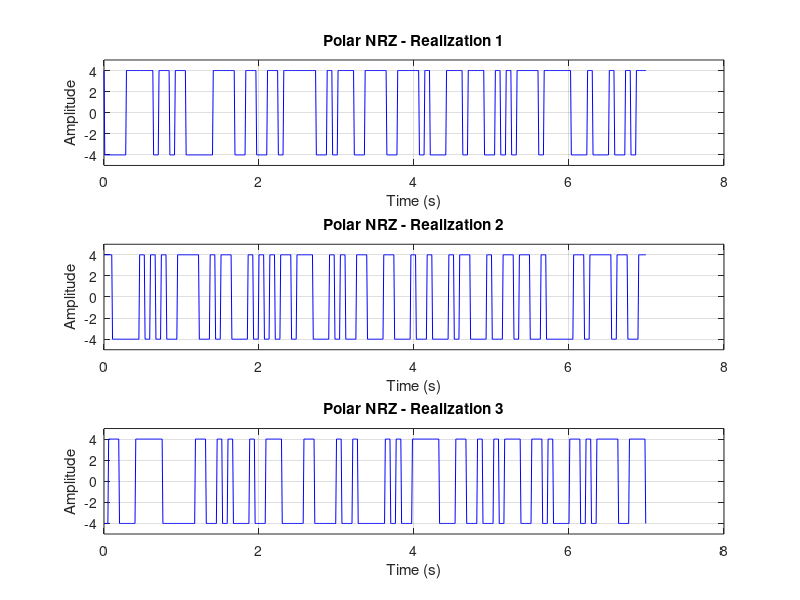

This chart was generated by the following MATLAB code: (Note: this script raises an error after producing the figure.)
clc; clear; close all;
%define basic parameters
A = 4;
num_realization = 500;
num_bits = 100;
samples_per_bit = 7;
bitDuration = 70e-3; 
Fs = 1 / (bitDuration / samples_per_bit); 
total_samples = num_bits * samples_per_bit;
% Generate random binary data
Data = randi([0, 1], num_realization, num_bits);
% Generate random delay in the range of the bit samples
delay_samples = randi([1, 7], num_realization, 1);
% Time axis for plotting
time = (0:total_samples-1) / Fs;

%% 1. Polar NRZ (0 -> -A, 1 -> A)
%convert data to polar_nrz
Polar_NRZ = (2 * Data - 1) * A;
% Expand each bit by repeating its value 7 times(sampling)
Polar_NRZ_out = zeros(num_realization, total_samples);
for i = 1:num_realization
    Polar_NRZ_reshaped = repmat(Polar_NRZ(i, :), samples_per_bit, 1);
    Polar_NRZ_out(i, :) = reshape(Polar_NRZ_reshaped, 1, []);
end
% Apply delay to Polar NRZ using circular shift
Polar_NRZ_delayed = zeros(size(Polar_NRZ_out));
for i = 1:num_realization
    Polar_NRZ_delayed(i, :) = circshift(Polar_NRZ_out(i, :), delay_samples(i));  
end
% Plotting random realizations  against time
figure;
for i = 1:3
    subplot(3,1,i);
    plot(time, Polar_NRZ_delayed(i, :), 'b');
    title(['Polar NRZ - Realization ', num2str(i)]);
    xlabel('Time (s)');
    ylabel('Amplitude');
    grid on;
    xlim([0, 8]);
    ylim([-5, 5]);
end

% Compute means of PNRZ
stat_mean_NRZ = calculate_statistical_mean(Polar_NRZ_delayed, num_realization, total_samples);
theoretical_NRZ = 0; % Theoretical mean
time_mean_NRZ = Calculate_time_mean(Polar_NRZ_delayed, num_realization, total_samples);

% Plot ensamble mean for Polar NRZ
figure;
plot(time, stat_mean_NRZ, 'r', 'LineWidth', 2); hold on;
plot(time, theoretical_NRZ * ones(1, total_samples), 'b--', 'LineWidth', 2);
title('Mean - Polar NRZ');
xlabel('Time (s)');
ylabel('Amplitude');
legend('Ensemble Mean', 'Theoretical Mean');
grid on;
xlim([0, 8]);
ylim([-2, 2]);
% Plot time mean across realizations for Polar NRZ
figure;
plot(1:num_realization, time_mean_NRZ, 'b', 'LineWidth', 2); 
title('Time Mean Across Realizations - Polar NRZ');
xlabel('Realization Index');
ylabel('Time Mean Value');
grid on;
ylim([-5, 5]); 

%% 2. Unipolar(0 -> 0, 1 -> A)
% Convert data to Uni-Polar 
Uni_Polar = Data * A;
% Expand each bit by repeating its value 7 times
Uni_Polar_out = zeros(num_realization, total_samples);
for i = 1:num_realization
    Uni_Polar_reshaped = repmat(Uni_Polar(i, :), samples_per_bit, 1);
    Uni_Polar_out(i, :) = reshape(Uni_Polar_reshaped, 1, []); 
end
% Apply delay to Uni_Polar using circular shift
Uni_Polar_delayed = zeros(size(Uni_Polar_out));
for i = 1:num_realization
    Uni_Polar_delayed(i, :) = circshift(Uni_Polar_out(i, :), delay_samples(i));  
end
% Plotting random realizations  against time
figure;
for i = 1:3
    subplot(3,1,i);
    plot(time, Uni_Polar_delayed(i, :), 'g');
    title(['Uni-Polar - Realization ', num2str(i)]);
    xlabel('Time (s)');
    ylabel('Amplitude');
    grid on;
    xlim([0, 8]);
     ylim([-5, 5]);
end
% Compute means of UPNRZ
stat_mean_Unipolar = calculate_statistical_mean(Uni_Polar_delayed, num_realization, total_samples);
theoretical_Unipolar = 0.5 * A; % Theoretical mean
time_mean_Unipolar = Calculate_time_mean(Uni_Polar_delayed, num_realization, total_samples);

% Plot ensamble mean for Unipolar
figure;
plot(time, stat_mean_Unipolar, 'r', 'LineWidth', 2); hold on;
plot(time, theoretical_Unipolar * ones(1, total_samples), 'b--', 'LineWidth', 2);
title('Mean - Unipolar');
xlabel('Time (s)');
ylabel('Amplitude');
legend('Ensemble Mean', 'Theoretical Mean');
grid on;
xlim([0, 8]);
ylim([0, 4]);
% Plot time mean across realizations for Unipolar
figure;
plot(1:num_realization, time_mean_Unipolar, 'b', 'LineWidth', 2); 
title('Time Mean Across Realizations - Unipolar');
xlabel('Realization Index');
ylabel('Time Mean Value');
grid on;
ylim([0, 4]); 

%% 3. Polar RZ
% Convert to Polar RZ (0 -> -A, 1 -> A for 4 samples, then 0 for 3 samples) 
Polar_RZ = (2 * Data - 1) * A;

Polar_RZ_out = zeros(num_realization, total_samples);
% Iterate over realizations
for i = 1:num_realization
    % Expand each bit to cover the required samples
    Polar_RZ_expanded = repmat(Polar_RZ(i, :), samples_per_bit, 1);
    
    % Set last 3 samples of each bit to zero (Polar RZ format)
    for j = 1:num_bits
        Polar_RZ_expanded(5:end, j) = 0;  % First 4 samples remain, last 3 go to zero
    end
    
    % Flatten to a single row
    Polar_RZ_out(i, :) = reshape(Polar_RZ_expanded, 1, []);  
end


% Apply delay to Polar_RZ using circular shift
Polar_RZ_delayed = zeros(size(Polar_RZ_out));
for i = 1:num_realization
    Polar_RZ_delayed(i, :) = circshift(Polar_RZ_out(i, :), delay_samples(i));  
end
%plotting 
figure;
for i = 1:3
    subplot(3,1,i);
    plot(time, Polar_RZ_delayed(i, :), 'm');
    title(['Polar RZ - Realization ', num2str(i)]);
    xlabel('Time (s)');
    ylabel('Amplitude');
    grid on;
    xlim([0, 8]);
     ylim([-5, 5]);
end
% Compute means of PRZ
stat_mean_RZ = calculate_statistical_mean(Polar_RZ_delayed, num_realization, total_samples);
theoretical_RZ = 0; % Theoretical mean
time_mean_RZ = Calculate_time_mean(Polar_RZ_delayed, num_realization, total_samples);

% Plot ensamble mean for Polar RZ
figure;
plot(time, stat_mean_RZ, 'r', 'LineWidth', 2); hold on;
plot(time, theoretical_RZ * ones(1, total_samples), 'b--', 'LineWidth', 2);
title('Mean - Polar RZ');
xlabel('Time (s)');
ylabel('Amplitude');
legend('Ensemble Mean', 'Theoretical Mean');
grid on;
xlim([0, 8]);
ylim([-2, 2]);
% Plot time mean across realizations for Polar RZ
figure;
plot(1:num_realization, time_mean_RZ, 'b', 'LineWidth', 2); 
title('Time Mean Across Realizations - Polar RZ');
xlabel('Realization Index');
ylabel('Time Mean Value');
grid on;
ylim([-5, 5]); 


%%---------------Theoritical AutoCorrelation---------------------
%theoritical PolarNRZ AutoCorrelation is (A^2) @tau=0 only and zero everywhere with slope 1/bit duration 
theoretical_auto_corr_PolarNRZ =@(tau) (A^2) * exp(-abs(tau) / 7);
%theoritical UniPolarNRZ AutoCorrelation is (A^2/2) @tau=0 only and (A^2/4) everywhere else
theoretical_auto_corr_UnipolarNRZ = @(tau) (A^2 / 4) + ((A^2 / 4) * exp(-abs(tau) / 7));

%theoritical PolarRZ AutoCorrelation is (A^2 * 4/7) @tau=0 only and zero everywhere else
theoretical_auto_corr_PolarRZ = @(tau) (A^2 * (4/7)) * exp(-abs(tau) / 7);

tau_values = 1:700; %% As they are 700 bits

%%Applying the tau values if the theoritical formulas of the line codes
PolarNRZ_Theoritical = arrayfun(theoretical_auto_corr_PolarNRZ, tau_values);
UnipolarNRZ_Theoritical = arrayfun(theoretical_auto_corr_UnipolarNRZ, tau_values);
PolarRZ_Theoritical = arrayfun(theoretical_auto_corr_PolarRZ, tau_values);

%%---------------------------------------------------------------



%%-------------------Auto Correlation simulation @ multiple values of tau-------------------------
%% 1.For Polar NRZ
pnrz_auto_corr_multiple_tau = autocorr_func_multiple_tau(Polar_NRZ_delayed,"Polar NRZ Auto Correlation @ tau = [0:699]");
plot_sim_and_theor(pnrz_auto_corr_multiple_tau,PolarNRZ_Theoritical,"Polar NRZ AutoCorrelation","Theoretical Polar NRZ AutoCorrelation","PolarNRZ AutoCorr. Simulated vs Theoritical");
%--------------------

%% 2.For Polar RZ
prz_auto_corr_multiple_tau = autocorr_func_multiple_tau(Polar_RZ_delayed,"Polar RZ Auto Correlation @ tau = [0:699]");
plot_sim_and_theor(prz_auto_corr_multiple_tau,PolarRZ_Theoritical,"Polar RZ AutoCorrelation","Theoretical Polar RZ AutoCorrelation","Polar RZ AutoCorr. Simulated vs Theoritical");
%--------------------

%% 3.For UniPolar NRZ
upnrz_auto_corr_multiple_tau = autocorr_func_multiple_tau(Uni_Polar_delayed,"UniPolar NRZ Auto Correlation @ tau = [0:699]");
plot_sim_and_theor(upnrz_auto_corr_multiple_tau,UnipolarNRZ_Theoritical,"Unipolar NRZ AutoCorr","Theoretical Unipolar NRZ AutoCorr","UnipolarNRZ AutoCorr. Simulated vs Theoritical");

%%----------------------------------------------------------------------------------------------------------------


%%-------------------Auto Correlation of Polar NRZ-------------------------
 %% 1.Auto Correlation @ tau = 0 for each RV Sample 
polar_nrz_corr_zero_shift=autocorr_func_zero_tau(Polar_NRZ_delayed,"Polar NRZ Auto Correlation @ tau = 0");
%% 2.Auto Correlation @ tau = 1 between each two RV Samples
pnrz_auto_corr_unity_tau=auto_corr_unity_tau(Polar_NRZ_delayed,"Polar NRZ Auto Correlation @ tau = 1");

%%-------------------Auto Correlation of Polar RZ-------------------------
 %% 1.Auto Correlation @ tau = 0 for each RV Sample 
polar_rz_corr_zero_shift=autocorr_func_zero_tau(Polar_RZ_delayed,"Polar RZ Auto Correlation @ tau = 0");
%% 2.Auto Correlation @ tau = 1 between each two RV Samples
prz_auto_corr_unity_tau=auto_corr_unity_tau(Polar_RZ_delayed,"Polar RZ Auto Correlation @ tau = 1");

%%-------------------Auto Correlation of UniPolar NRZ-------------------------
 %% 1.Auto Correlation @ tau = 0 for each RV Sample 
unipolar_nrz_corr_zero_shift=autocorr_func_zero_tau(Uni_Polar_delayed,"UniPolar NRZ Auto Correlation @ tau = 0");
%% 2.Auto Correlation @ tau = 1 between each two RV Samples
upnrz_auto_corr_unity_tau=auto_corr_unity_tau(Uni_Polar_delayed,"UniPolar NRZ Auto Correlation @ tau = 1");

%%----------------------------------------------------------------------------------------------------------------------




%definging an 1-D array aa a test values of tau to test the Ergodicity
ergodic_tau_values = 0:num_realization; % 500 values as they are 500 realizations



%%-------------Ergoticity Polar NRZ-------------------------------------------
%% 1.isergodic @tau=0 , Self AutoCorr for each Realization 
pnrz_isergodic=isergotic(Polar_NRZ_delayed,"Avg. Self-Correlation of all Polar NRZ Realizations @tau=0");
plot_autocorr(polar_nrz_corr_zero_shift,pnrz_isergodic,"Polar NRZ Auto Correlation @ tau = 0","Avg. Self-Correlation of all Polar NRZ Realizations");
%% 2.Ergodic AutoCorrelation @tau=0:500 , Auto Corr. between Realizations & between Samples RV's
pnrz_ergodic_auto_corr_arr=ergodic_auto_corr(Polar_NRZ_delayed,ergodic_tau_values,"AutoCorrelation across Time Vs AutoCorrelation across ensamble - Polar NRZ");


%%-------------Ergoticity Polar RZ--------------------------------------------
%% 1.isergodic @tau=0 , Self AutoCorr for each Realization 
prz_isergodic=isergotic(Polar_RZ_delayed,"Avg. Self-Correlation of all Polar RZ Realizations @tau=0");
plot_autocorr(polar_rz_corr_zero_shift,prz_isergodic,"Polar RZ Auto Correlation @ tau = 0","Avg. Self-Correlation of all Polar RZ Realizations");

%% 2.Ergodic AutoCorrelation @tau=0:500 , Auto Corr. between Realizations & between Samples RV's
prz_ergodic_auto_corr_arr=ergodic_auto_corr(Polar_RZ_delayed,ergodic_tau_values,"AutoCorrelation across Time Vs AutoCorrelation across ensamble - Polar RZ");



%%-------------Ergoticity UniPolar NRZ----------------------------------------
%% 1.isergodic @tau=0 , Self AutoCorr for each Realization 
upnrz_isergodic=isergotic(Uni_Polar_delayed,"Avg. Self-Correlation of all UniPolar NRZ Realizations @tau=0");
plot_autocorr(unipolar_nrz_corr_zero_shift,upnrz_isergodic,"UniPolar NRZ Auto Correlation @ tau = 0","Avg. Self-Correlation of all UniPolar NRZ Realizations");
%%-------------------------------------------------------------------------
%% 2.Ergodic AutoCorrelation @tau=0:500 , Auto Corr. between Realizations & between Samples RV's
upnrz_ergodic_auto_corr_arr=ergodic_auto_corr(Uni_Polar_delayed,ergodic_tau_values,"AutoCorrelation across Time Vs AutoCorrelation across ensamble - UniPolar NRZ");
%%-------------------------------------------------------------------------



%% ------------------ Compute PSD Using Fourier Transform of Autocorrelation ------------------

% Ensure FFT matches the length of the autocorrelation function
N = length(prz_auto_corr_multiple_tau);  

% Define frequency axis (centered at 0)
freq_axis = (-N/2:N/2-1) * (Fs / N);

% PSD is the Fourier Transform (FFT) of the autocorrelation function

PSD_Polar_NRZ = abs(fftshift(fft(pnrz_auto_corr_multiple_tau, N))); % Polar NRZ
PSD_Uni_Polar = abs(fftshift(fft(upnrz_auto_corr_multiple_tau, N))); % Unipolar NRZ
PSD_Polar_RZ = abs(fftshift(fft(prz_auto_corr_multiple_tau, N))); % Polar RZ

% Compute Theoretical PSD using the known mathematical formulas for each signal type

% Theoretical PSD of Polar NRZ
theoretical_PSD_Polar_NRZ = Fs*(A^2 * bitDuration) * (sinc(freq_axis * bitDuration).^2);

% Theoretical PSD of Unipolar NRZ
theoretical_PSD_Uni_Polar = Fs* (A^2 * bitDuration / 4) * (sinc(freq_axis * bitDuration).^2);

% Approximate the delta function at f = 0
delta_approx = 10*Fs* (A^2 / 4) * (abs(freq_axis) < (Fs / N));  
theoretical_PSD_Uni_Polar = theoretical_PSD_Uni_Polar + delta_approx;

% Theoretical PSD of Polar RZ
theoretical_PSD_Polar_RZ =Fs* (A^2 * bitDuration* 16 / 49) * (sinc(freq_axis * bitDuration*4 / 7).^2);

% ------------------ Plot Simulated PSD Only ------------------

figure;

% Plot Polar NRZ PSD
subplot(3,1,1);
plot(freq_axis, PSD_Polar_NRZ, 'b', 'LineWidth', 2);
ylim([0 200]);
title('Polar NRZ PSD (Simulated)');
xlabel('Frequency (Hz)'); ylabel('PSD');
legend('Simulated'); grid on;

% Plot Unipolar NRZ PSD
subplot(3,1,2);
plot(freq_axis, PSD_Uni_Polar, 'b', 'LineWidth', 2);
ylim([0 100]);
title('Unipolar NRZ PSD (Simulated)');
xlabel('Frequency (Hz)'); ylabel('PSD');
legend('Simulated'); grid on;

% Plot Polar RZ PSD
subplot(3,1,3);
plot(freq_axis, PSD_Polar_RZ, 'b', 'LineWidth', 2);
ylim([0 50]);
title('Polar RZ PSD (Simulated)');
xlabel('Frequency (Hz)'); ylabel('PSD');
legend('Simulated'); grid on;

% ------------------ Plot Computed vs Theoretical PSD ------------------

figure;

% Plot Polar NRZ PSD
subplot(3,1,1);
plot(freq_axis, PSD_Polar_NRZ, 'b', 'LineWidth', 2); hold on;
plot(freq_axis, theoretical_PSD_Polar_NRZ, 'r--', 'LineWidth', 2);
ylim([0 200]);
title('Polar NRZ PSD');
xlabel('Frequency (Hz)'); ylabel('PSD');
legend('Computed', 'Theoretical'); grid on;

% Plot Unipolar NRZ PSD
subplot(3,1,2);

plot(freq_axis, PSD_Uni_Polar, 'b', 'LineWidth', 2); hold on;
plot(freq_axis, theoretical_PSD_Uni_Polar, 'r--', 'LineWidth', 2);
ylim([0 100]);
title('Unipolar NRZ PSD');
xlabel('Frequency (Hz)'); ylabel('PSD');
legend('Computed', 'Theoretical'); grid on;

% Plot Polar RZ PSD
subplot(3,1,3);
plot(freq_axis, PSD_Polar_RZ, 'b', 'LineWidth', 2); hold on;
plot(freq_axis, theoretical_PSD_Polar_RZ, 'r--', 'LineWidth', 2);
ylim([0 50]);
title('Polar RZ PSD');
xlabel('Frequency (Hz)'); ylabel('PSD');
legend('Computed', 'Theoretical'); grid on;

%% ------------------ Compute Theoretical Bandwidth ------------------
B_theoretical_Polar_NRZ = 1 / bitDuration;  % First null for Polar NRZ
B_theoretical_Uni_Polar = 1 / bitDuration;  % First null for Unipolar NRZ
B_theoretical_Polar_RZ  = 7 /(4*  bitDuration);  % First null for Polar RZ

%% ------------------ Compute Simulated Bandwidth Till First Null ------------------

% Define a strict threshold close to zero for polar_NRZ (0.1m% of max PSD)
threshold_polar_NRZ = max(PSD_Polar_NRZ) * 1e-6; 

% Find the first null (first zero-crossing or minimum point)
null_index_NRZ = find(PSD_Polar_NRZ(ceil(N/2):end) < threshold_polar_NRZ, 1, 'first') + ceil(N/2) - 1;
B_simulated_Polar_NRZ = abs(freq_axis(null_index_NRZ));

% Define a strict threshold close to zero for uni_polar_NRZ (0.1m% of max PSD)
threshold_uni_polar_NRZ = max(PSD_Uni_Polar) * 1e-6; 

null_index_Uni = find(PSD_Uni_Polar(ceil(N/2):end) < threshold_uni_polar_NRZ, 1, 'first') + ceil(N/2) - 1;
B_simulated_Uni_Polar = abs(freq_axis(null_index_Uni));


% Define a strict threshold close to zero for polar_RZ (0.1m% of max PSD)
threshold_polar_RZ= max(PSD_Polar_RZ) * 1e-6; 

null_index_prz = find(PSD_Polar_RZ(ceil(N/2):end) < threshold_polar_RZ, 1, 'first') + ceil(N/2) - 1;
B_simulated_polar_RZ = abs(freq_axis(null_index_prz));




%% ------------------ Display Bandwidth Results ------------------
disp('----------------------------------------------------');
disp('Bandwidth Till First Null (Hz)');
disp(['Theoretical Polar NRZ: ', num2str(B_theoretical_Polar_NRZ), ' Hz']);
disp(['Simulated Polar NRZ: ', num2str(B_simulated_Polar_NRZ), ' Hz']);
disp('----------------------------------------------------');
disp(['Theoretical Unipolar NRZ: ', num2str(B_theoretical_Uni_Polar), ' Hz']);
disp(['Simulated Unipolar NRZ: ', num2str(B_simulated_Uni_Polar), ' Hz']);
disp('----------------------------------------------------');
disp(['Theoretical Polar RZ: ', num2str(B_theoretical_Polar_RZ), ' Hz']);
disp(['Simulated Polar NRZ: ', num2str(B_simulated_polar_RZ), ' Hz']);

disp('----------------------------------------------------');
%%---------------------------------------------------------------------


%% Function Performing Self Auto Corr. for all Samples RV's (All Coloumns)
function autocorr_RVs = autocorr_func_zero_tau(matrix, plot_title)
    % Initialize output array
    autocorr_RVs = zeros(1, 700);
    
    % Loop over each RV
    for sample = 1:700
        sample_values = matrix(:, sample); % Extract the required column
        squared_values = sample_values .* sample_values; % Dot product
        autocorr_RVs(sample) = sum(squared_values) / 500;
    end
    
    % Plot the results
    figure; 
    plot(1:700, autocorr_RVs, 'b-', 'LineWidth', 1.5);
    xlabel('Time'); 
    ylabel("Autocorrelation Amplitude"); % Use the passed ylabel argument
    title(plot_title);
    grid on;
end

%% Function Performing Auto Corr. between each consecutive (tau = 1) Samples RV's (All Coloumns)
function dot_products = auto_corr_unity_tau(X, plot_title)
    [~, cols] = size(X); %storing the coloumns in a 2d array
    

    dot_products = zeros(1, cols - 1); % Initialize output array
    
    % Compute dot product for each consecutive column pair
    for i = 1:cols-1
        dot_products(i) = dot(X(:, i), X(:, i+1)) ;
        %the auto-correlation value is normalized to be within [0:1]
    end
    dot_products = dot_products/500;
    % Plot the results
    figure; 
    plot(1:length(dot_products), dot_products, 'b-', 'LineWidth', 1.5);
    xlabel('Time'); 
    ylabel("Autocorrelation Amplitude"); 
    title(plot_title);
    grid on;
end

%% Function Performing Auto Corr. between Samples RV's (All Coloumns) starting from t1 or t2 
function autocorr_from_t1_or_t2 = autocorr_func_multiple_tau(matrix, plot_title)
    
    autocorr_t1 = zeros(1, 700);
    autocorr_t2 = zeros(1, 700);
    
    
    for sample = 1:2
        autocorr_current = zeros(1, 700);
        for tau = 0:699
            sample_values1 = matrix(:, sample); % Extract the reference column
            if (tau == 699 && sample == 2) % Special case for circular shift 
                sample_values2 = matrix(:, sample-1);
            else
                sample_values2 = matrix(:, sample+tau);
            end
            squared_values = sample_values1 .* sample_values2; 
            autocorr_current(tau+1) = sum(squared_values) / 500;
        end
        
        if sample == 1
            autocorr_t1 = autocorr_current;
        else
            autocorr_t2 = autocorr_current;
        end
    end
    
    % Flip and mirror for plotting
    autocorr_flipped(1, :) = [fliplr(autocorr_t1), autocorr_t1];
    autocorr_flipped(2, :) = [fliplr(autocorr_t2), autocorr_t2];
    
    
    figure;
    plot(-699:700, autocorr_flipped(1, :), 'b-', 'LineWidth', 1.5);
    hold on;
    plot(-699:700, autocorr_flipped(2, :), 'r-', 'LineWidth', 1.5);
    hold off;
    xlabel('Time'); 
    ylabel("Autocorrelation Amplitude");
    title([plot_title ' - Comparison']); 
    legend('Autocorr @ t=t1', 'Autocorr @ t=t2'); 
    grid on;

    
    figure;
    plot(-699:700, autocorr_flipped(1, :), 'b-', 'LineWidth', 1.5);
    xlabel('Time'); 
    ylabel("Autocorrelation Amplitude");
    title([plot_title ' - Starting from t1']);
    grid on;

    
    figure;
    plot(-699:700, autocorr_flipped(2, :), 'r-', 'LineWidth', 1.5);
    xlabel('Time'); 
    ylabel("Autocorrelation Amplitude");
    title([plot_title ' - Starting from t2']); 
    grid on;

    % Return the avg of the autocorrelation from t1 & t2 for PSD calcuations
    autocorr_from_t1_or_t2 = (autocorr_t1 + autocorr_t2) / 2;
end

%% Function Performing Self Auto Corr. (tau = 0 ) between each Realization (All Rows)
function ergodic_value = isergotic(matrix, plot_title)
    [rows, cols] = size(matrix);
    row_auto_corr = zeros(1, rows); 

    for r = 1:rows
        wavefrom = matrix(r, :); % Extract row
        squaredSum = sum(wavefrom .^ 2); % Squaring each element and get sum of them 
        row_auto_corr(r) = squaredSum / 700; % Averaging the sum of the squared elements
    end

    ergodic_value = sum(row_auto_corr) / rows; % Normalize by total rows

    % Plot the ergodic value
    figure;
    plot(1:cols, ones(1, cols) * ergodic_value, 'r-', 'LineWidth', 1.5); 
    xlabel('Time'); 
    ylabel("Autocorrelation Amplitude");
    yMin = floor(0 * 10) / 10; % Round down to nearest 0.1
    yMax = ceil(20 * 10) / 10;  % Round up to nearest 0.1
    ylim([yMin, yMax]);
    yticks(yMin:0.5:yMax); % Set ticks at intervals of 0.1
    title(plot_title); 
    grid on;
end

%% General Function Plotting Auto Corr. values with the values of lags (tau)
function plot_autocorr(autocorr_RVs, ergodic_value, title_autocorr, title_ergodic)
    cols = length(autocorr_RVs);
    time = 1:cols;
    
    figure;
    plot(time, autocorr_RVs, 'b-', 'LineWidth', 1.5);
    hold on;

    plot(time, ones(1, cols) * ergodic_value, 'r-', 'LineWidth', 1.5);

    xlabel('Time');
    ylabel('Autocorrelation Amplitude');
    title([title_autocorr, ' vs ', title_ergodic]);
    legend(title_autocorr, title_ergodic);
    grid on;
    hold off;
end



%% Function to Calculate Statistical Mean (Ensemble Mean)
function statistical_mean = calculate_statistical_mean(signal, num_realization, total_samples)
    Sum_signal = zeros(1, total_samples);
    for t = 1:total_samples
        for i = 1:num_realization
            Sum_signal(t) = Sum_signal(t) + signal(i, t);
        end
    end
    statistical_mean = Sum_signal /  num_realization;
end

%% Function to Calculate Time Mean
function time_mean = Calculate_time_mean(signal, num_realization, total_samples)
    Sum_time_signal = zeros(num_realization, 1);
    for i = 1:num_realization
        for t = 1:total_samples
            Sum_time_signal(i) = Sum_time_signal(i) + signal(i, t);
        end
    end
    time_mean = Sum_time_signal / total_samples;
end

%% General Function Plotting Any Two Matrices
function plot_sim_and_theor(matrix1, matrix2, title1, title2, title3)
    figure;
    hold on;
    
    x = -699:700;
    
    % Flip matrix and concatenate it with itself
    matrix1_flipped = flip(matrix1);
    matrix1_padded = [matrix1_flipped, matrix1]; 
    matrix2_flipped = flip(matrix2);
    matrix2_padded = [matrix2_flipped, matrix2]; 

    plot(x, matrix1_padded, 'b-', 'LineWidth', 1.5);
    plot(x, matrix2_padded, 'r--', 'LineWidth', 1.5);
    
    legend(title1, title2, 'Location', 'best');
    xlabel('tau');
    ylabel('AutoCorr Amplitude');
    title(title3);
    grid on;
    hold off;
end

%% Function Performing  Auto Corr. between all Samples RV's & All Realizations by the values of lag [0:500] to test Ergodicity
function ergodic_auto_corr_arr = ergodic_auto_corr(matrix2D, tau_values, plot_title)
    [rows, cols] = size(matrix2D);
    num_lags = length(tau_values);
    col_corr = zeros(1, num_lags);
    row_corr = zeros(1, num_lags);

    % Column dot product (Samples RV's Auto Corr.)
    for i = 1:num_lags
        tau = tau_values(i);
        if tau < cols
            col1 = matrix2D(:, 1);
            col2 = matrix2D(:, tau + 1);
            col_corr(i) = dot(col1, col2) / rows;
        else
            col_corr(i) = NaN; % If lag exceeds dimensions (500)
        end
    end

    % Row dot product (Realizations Auto Corr.)
    for i = 1:num_lags
        tau = tau_values(i);
        if tau < rows
            row1 = matrix2D(1, :);
            row2 = matrix2D(tau + 1, :);
            row_corr(i) = dot(row1, row2) / cols;
        else
            row_corr(i) = NaN; % If lag exceeds dimensions
        end
    end

    % Plot results
    figure;
    hold on;
    plot(tau_values, col_corr, 'r-', 'LineWidth', 2, 'DisplayName', 'Across Ensemble Correlation');
    plot(tau_values, row_corr, 'b-', 'LineWidth', 2, 'DisplayName', 'Across Time Correlation');
    legend;
    title(plot_title);
    xlabel('Lag (Tau)');
    ylabel('Normalized Dot Product');
    grid on;
    hold off;

    % Return the correlation results
    ergodic_auto_corr_arr = [col_corr; row_corr];
end


